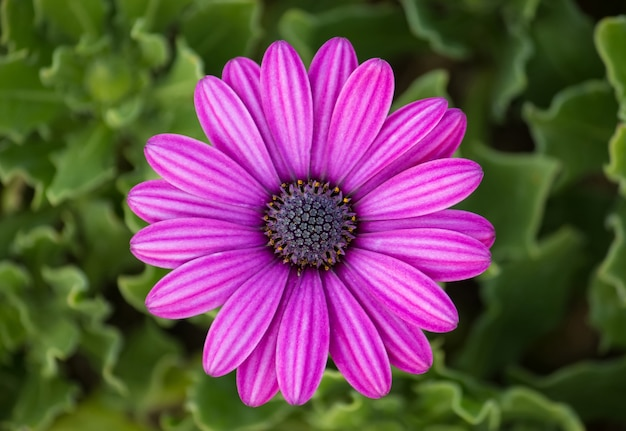
#> input picture purple.jpg, 626 x 431 px
$ python 'DIP Lab 7(Homomorphic Transformation of an image).py'
#> lines starting #> are read from the running program, lines starting #| are printed output that depends on the picture
import numpy as np
import matplotlib.pyplot as plt
from PIL import Image
from scipy.fftpack import fft2, ifft2, fftshift, ifftshift

def cepstrum_homomorphic_transform(image_path):
    # Load the image and convert to grayscale
#> called with image_path = 'purple.jpg'
    img = Image.open(image_path).convert('L')
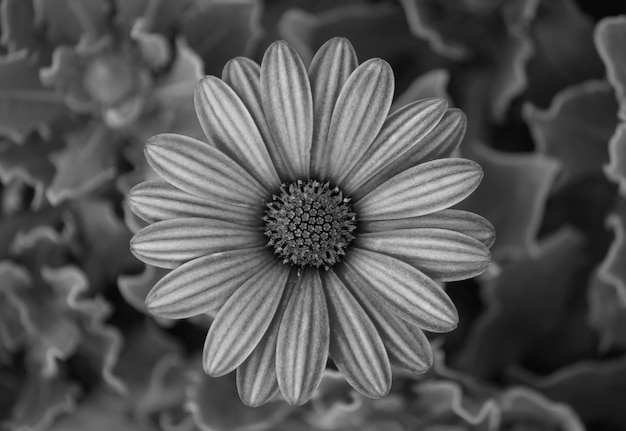
#> img: PIL image 626x431 L; min 0, max 219, mean 85.6
    u = np.array(img, dtype=np.float32)

    # Step 1: Apply DFT
    v = fft2(u)
    v = fftshift(v)  # Shift zero frequency to center

    # Step 2: Take log of magnitude and add phase
    v_log_magnitude = np.log(np.abs(v) + 1)  # Add 1 to avoid log(0)
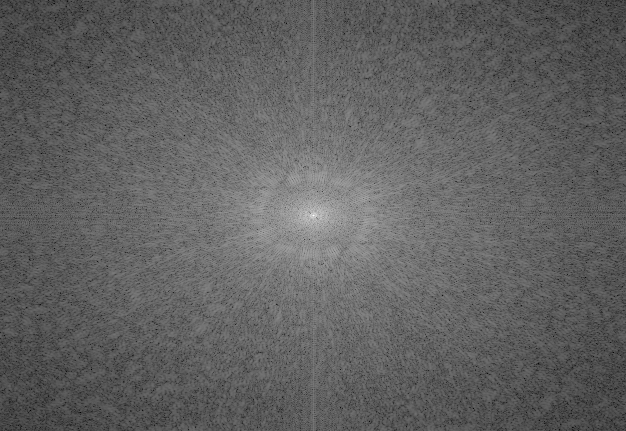
#> v_log_magnitude: shape (431, 626) float32; min 1.93, max 16.96, mean 7.65; drawn with min black and max white
    v_phase = np.angle(v)
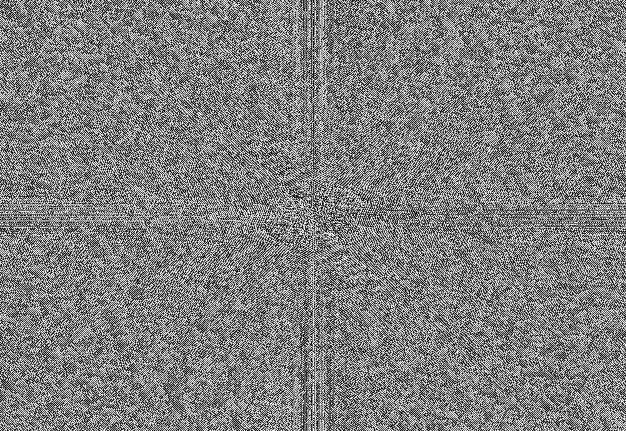
#> v_phase: shape (431, 626) float32; min -3.14, max 3.14, mean 4.52e-10; drawn with min black and max white
    s = v_log_magnitude * np.exp(1j * v_phase)

    # Step 3: Apply inverse DFT
    c = np.real(ifft2(ifftshift(s)))
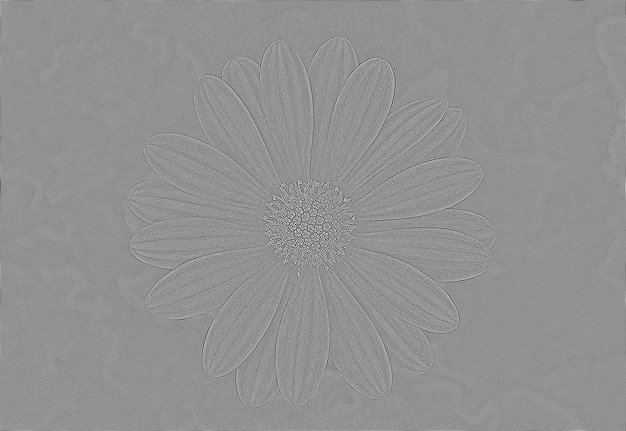
#> c: shape (431, 626) float32; min -0.338, max 0.251, mean 6.28e-05; drawn with min black and max white

    return u, np.abs(v), np.abs(s), c

def plot_results(u, v, s, c):
    fig, axs = plt.subplots(1, 4, figsize=(20, 5))

    axs[0].imshow(u, cmap='gray')
    axs[0].set_title('u(i,j)-Input image')
    axs[0].axis('off')

    axs[1].imshow(np.log(v + 1), cmap='gray')  # Log for better visualization
    axs[1].set_title('v(k,l)-After applying DFT')
    axs[1].axis('off')

    axs[2].imshow(s, cmap='gray')
    axs[2].set_title('s(k,l)-After log and phase transform')
    axs[2].axis('off')

    axs[3].imshow(c, cmap='gray')
    axs[3].set_title('c(i,j)-Final output after applying Inverse DFT')
    axs[3].axis('off')

    plt.tight_layout()
    plt.show()

# Path to the image file
image_path = 'purple.jpg'  # Replace with the path to your image

# Apply Cepstrum (Homomorphic Transform)
u, v, s, c = cepstrum_homomorphic_transform(image_path)

# Plot results
plot_results(u, v, s, c)

$ run again, with flower.jpg copied over purple.jpg
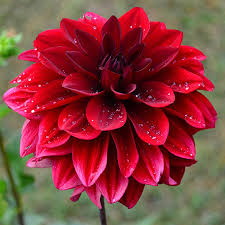
#> input picture flower.jpg, 225 x 225 px
#> in cepstrum_homomorphic_transform, `v_phase = np.angle(v)`:
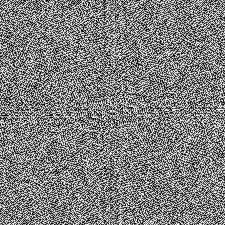
#> v_phase: shape (225, 225) float32; min -3.14, max 3.14, mean -6.03e-10; drawn with min black and max white
#> in cepstrum_homomorphic_transform, `c = np.real(ifft2(ifftshift(s)))`:
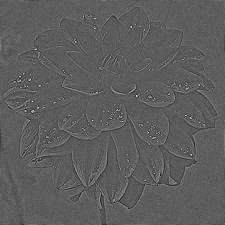
#> c: shape (225, 225) float32; min -0.273, max 0.472, mean 0.000302; drawn with min black and max white

$ run again, with night.jpg copied over purple.jpg
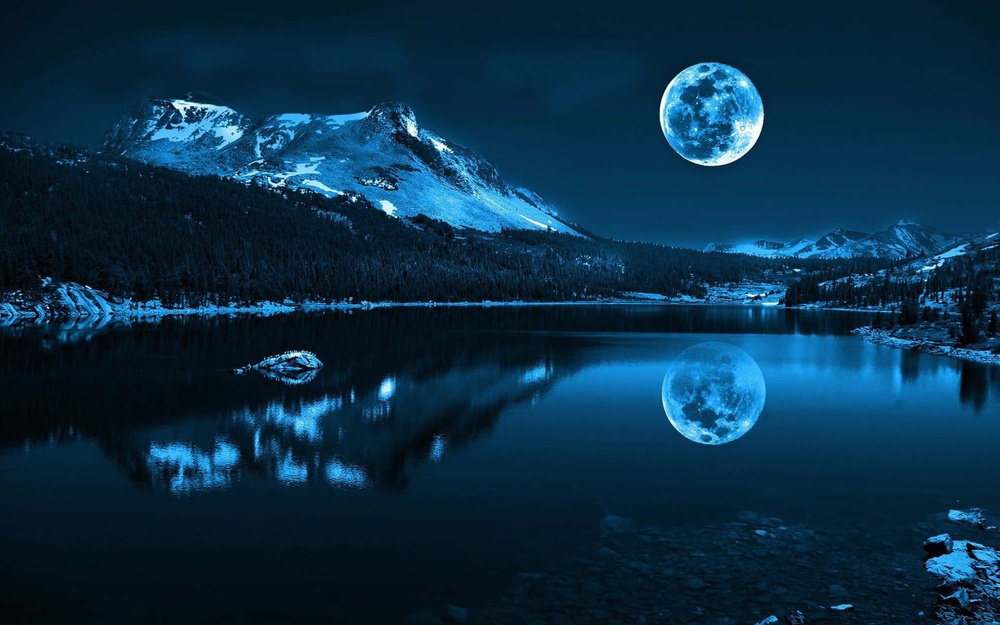
#> input picture night.jpg, 1000 x 625 px, shrunk from 1920 x 1200 before the run
#> in cepstrum_homomorphic_transform, `img = Image.open(image_path).convert('L')`:
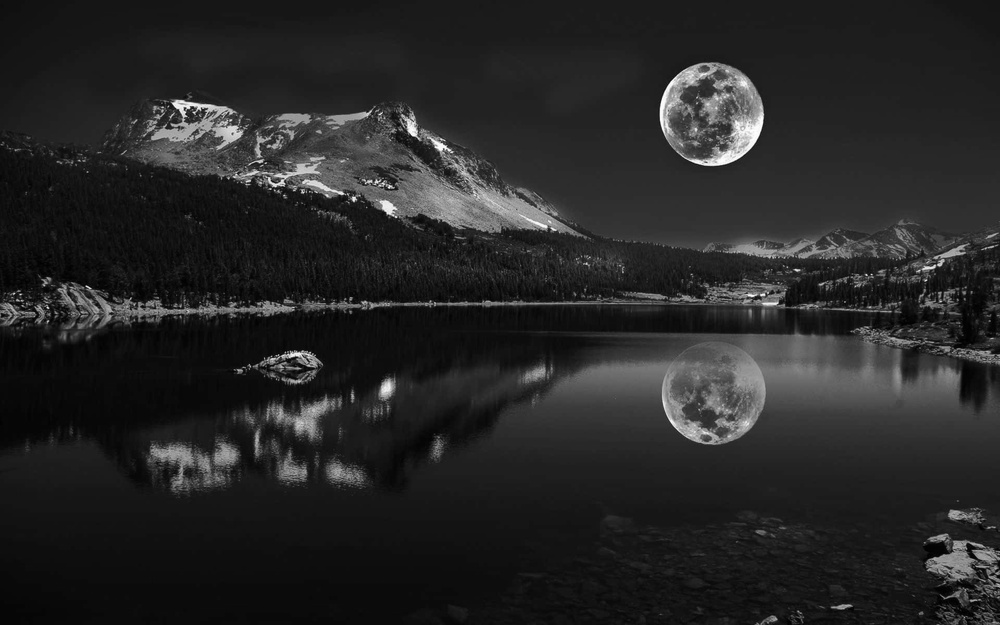
#> img: PIL image 1000x625 L; min 0, max 254, mean 38.3
#> in cepstrum_homomorphic_transform, `c = np.real(ifft2(ifftshift(s)))`:
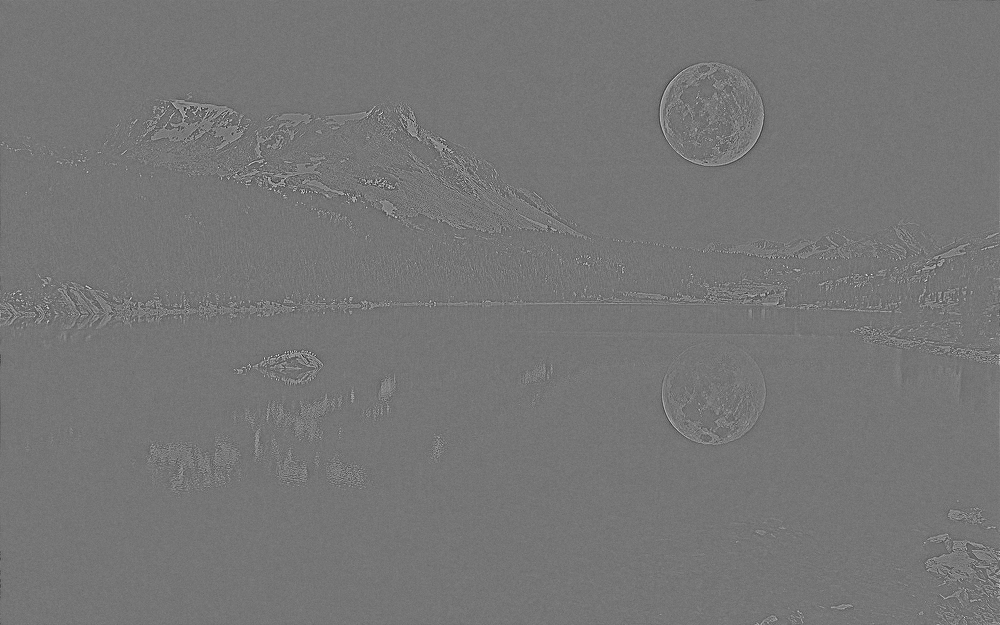
#> c: shape (625, 1000) float32; min -0.159, max 0.184, mean 2.72e-05; drawn with min black and max white

$ run again, with mahfuz.jpeg copied over purple.jpg
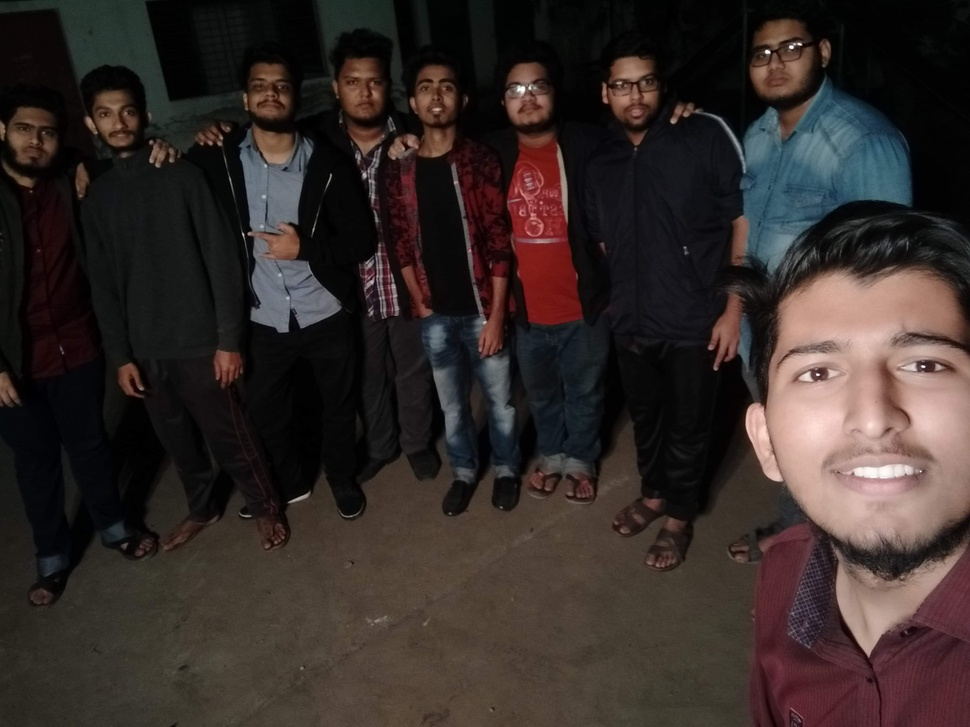
#> input picture mahfuz.jpeg, 970 x 727 px, shrunk from 3264 x 2448 before the run
#> in cepstrum_homomorphic_transform, `v_phase = np.angle(v)`:
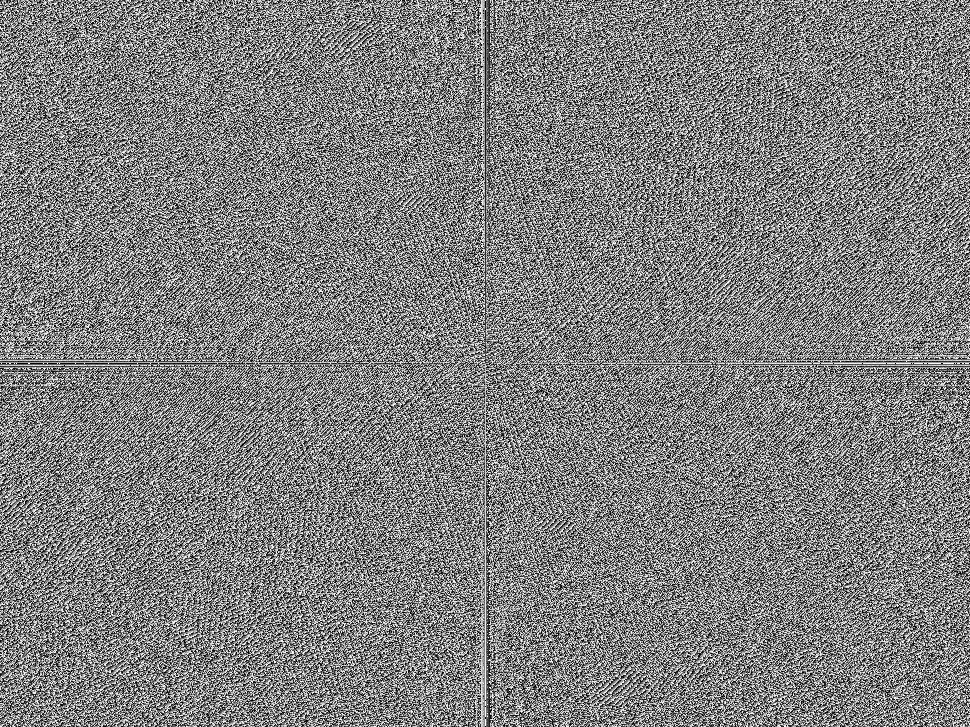
#> v_phase: shape (727, 970) float32; min -3.14, max 3.14, mean -4.45e-06; drawn with min black and max white
#> in cepstrum_homomorphic_transform, `c = np.real(ifft2(ifftshift(s)))`:
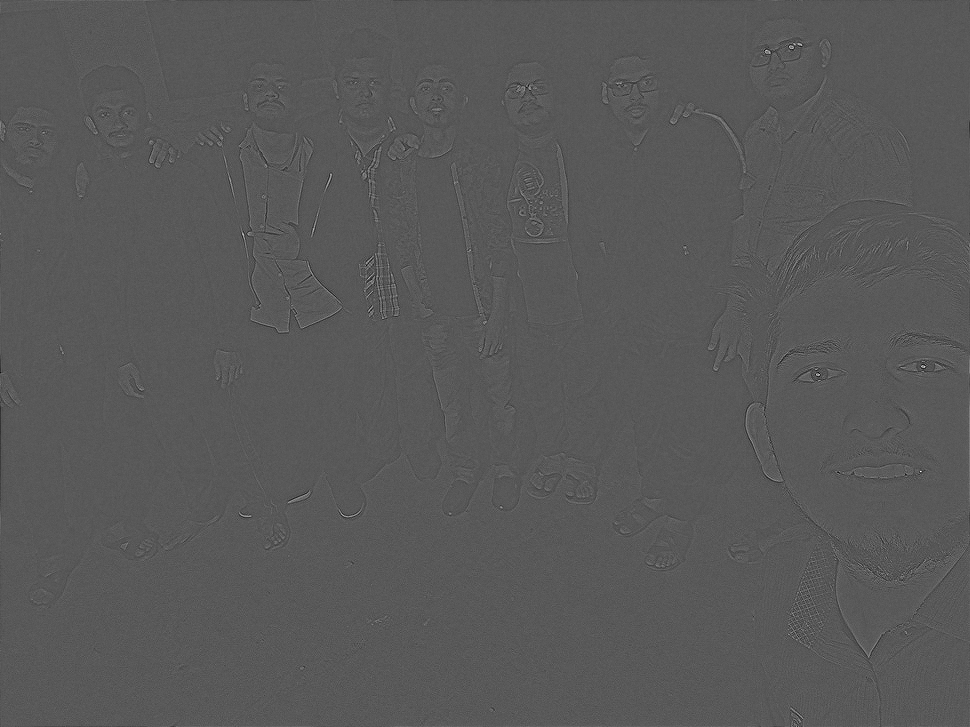
#> c: shape (727, 970) float32; min -0.149, max 0.278, mean 2.45e-05; drawn with min black and max white
